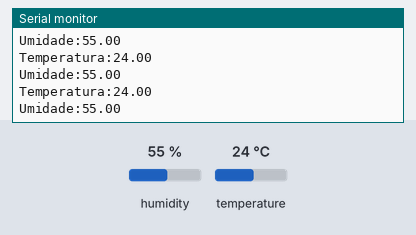
A sketch run on a simulated Arduino Uno, built with avr-gcc and run on an emulated ATmega328P. Shown: the last lines printed to the serial monitor. Inputs (shaded band) come from the test bench; at power-on: humidity 55 %, temperature 24 °C.

Above: at 2.8 s.
2.9 s: humidity set to 22 %
At 5.5 s:
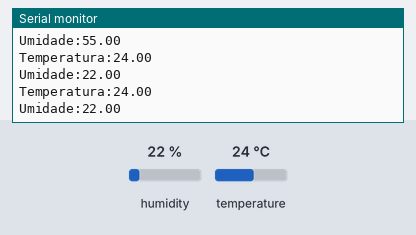
5.6 s: temperature set to 12 °C
At 6.9 s:
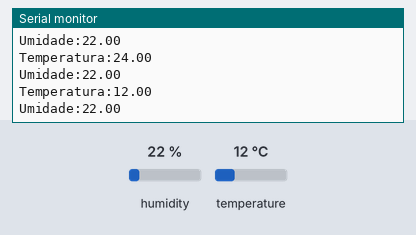
8.3 s: humidity set to 40 %
At 11.0 s:
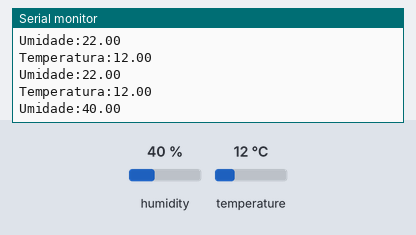
Timing chart, 0 to 12.5 s (numbered marks = the images above; inputs shaded):
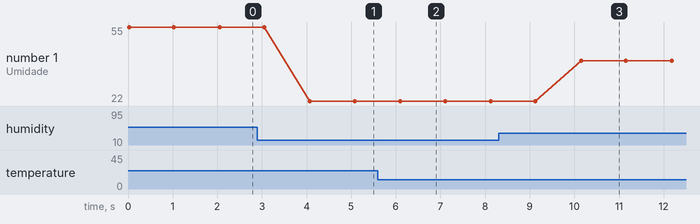

The sketch:

dht.ino
```cpp
#include "DHT.h"
#define DHTTYPE DHT11
const int pindht = 4;
DHT dht(pindht, DHTTYPE);
float temp;
float umi;
void setup() {
pinMode(pindht, INPUT);
dht.begin();
Serial.begin(115200);
}
void loop() {
  temp =  dht.readTemperature();
  umi = dht.readHumidity();
  Serial.print("Temperatura:");
  Serial.println(temp);
  Serial.print("Umidade:");
  Serial.println(umi);

  delay(1000);
}
```

Measured:
- after the input at 2.9 s, the serial monitor: prints a new line after 1.2 s (image 1)
- after the input at 5.6 s, the serial monitor: prints a new line after 0.50 s (image 2)
- after the input at 8.3 s, the serial monitor: prints a new line after 1.9 s (image 3)
- plotted number 1: 55 → 22 after the input at 2.9 s, 22 → 40 after the input at 8.3 s
